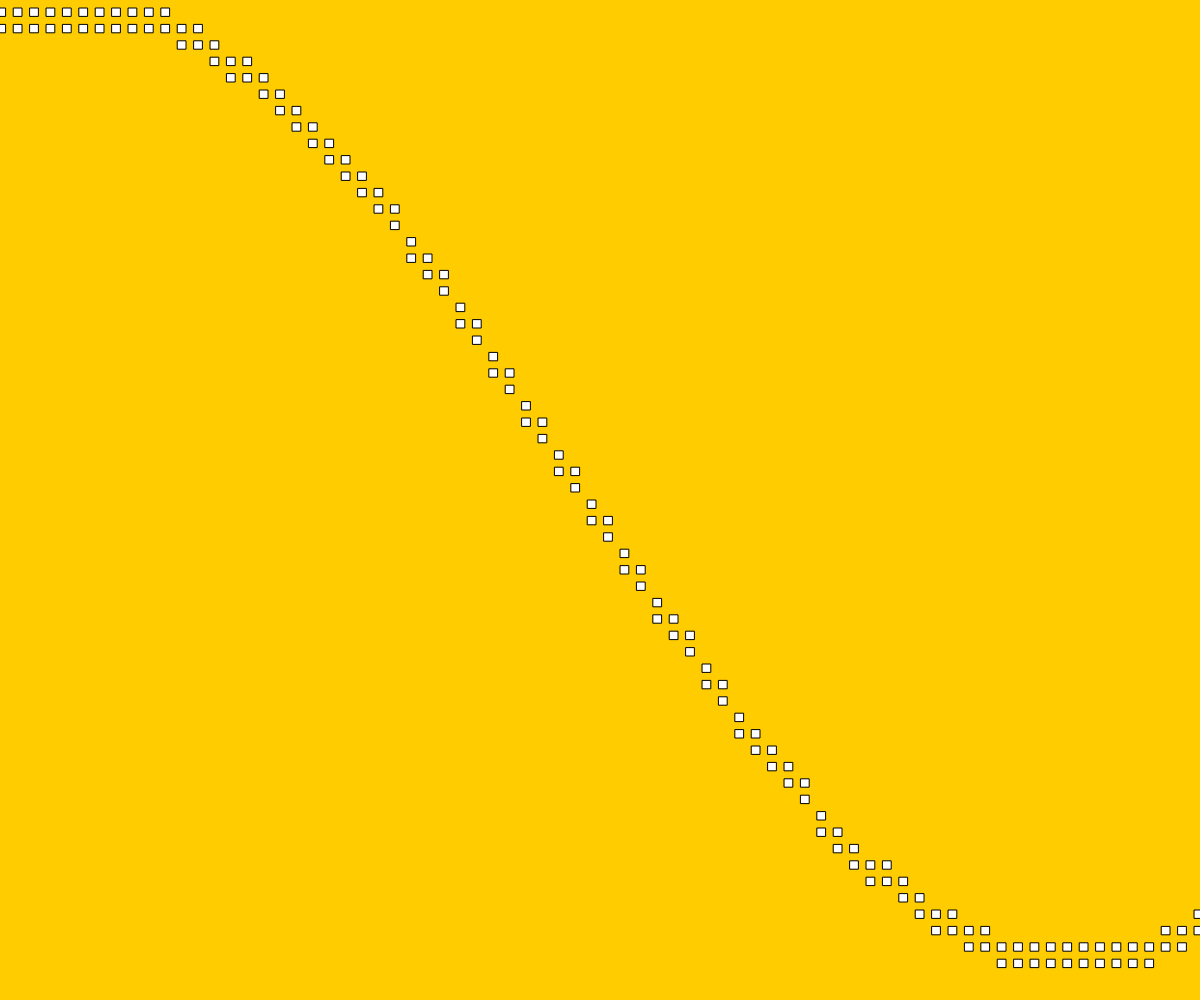
Frame 1 (no input)
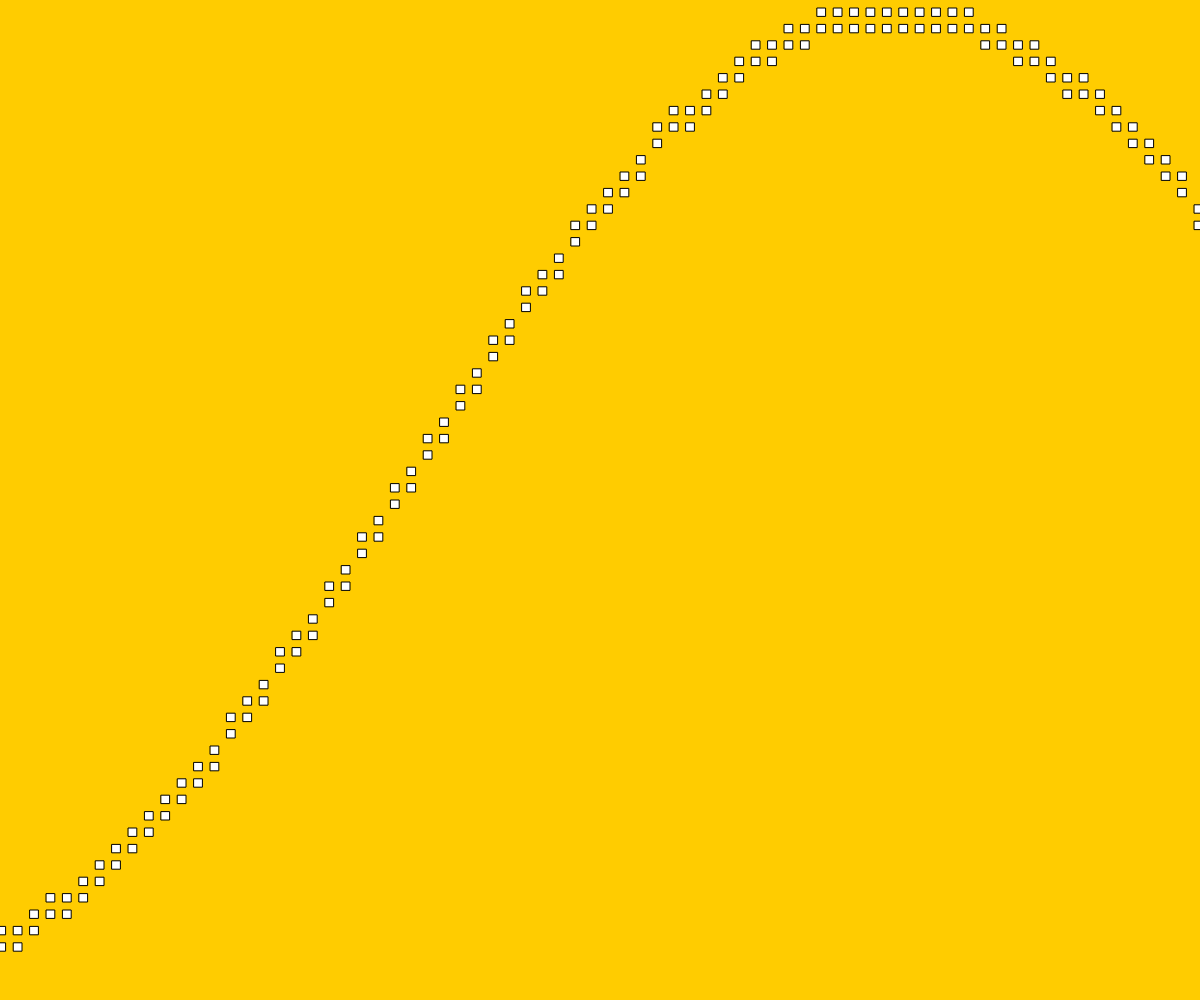
Frame 60 (no input)
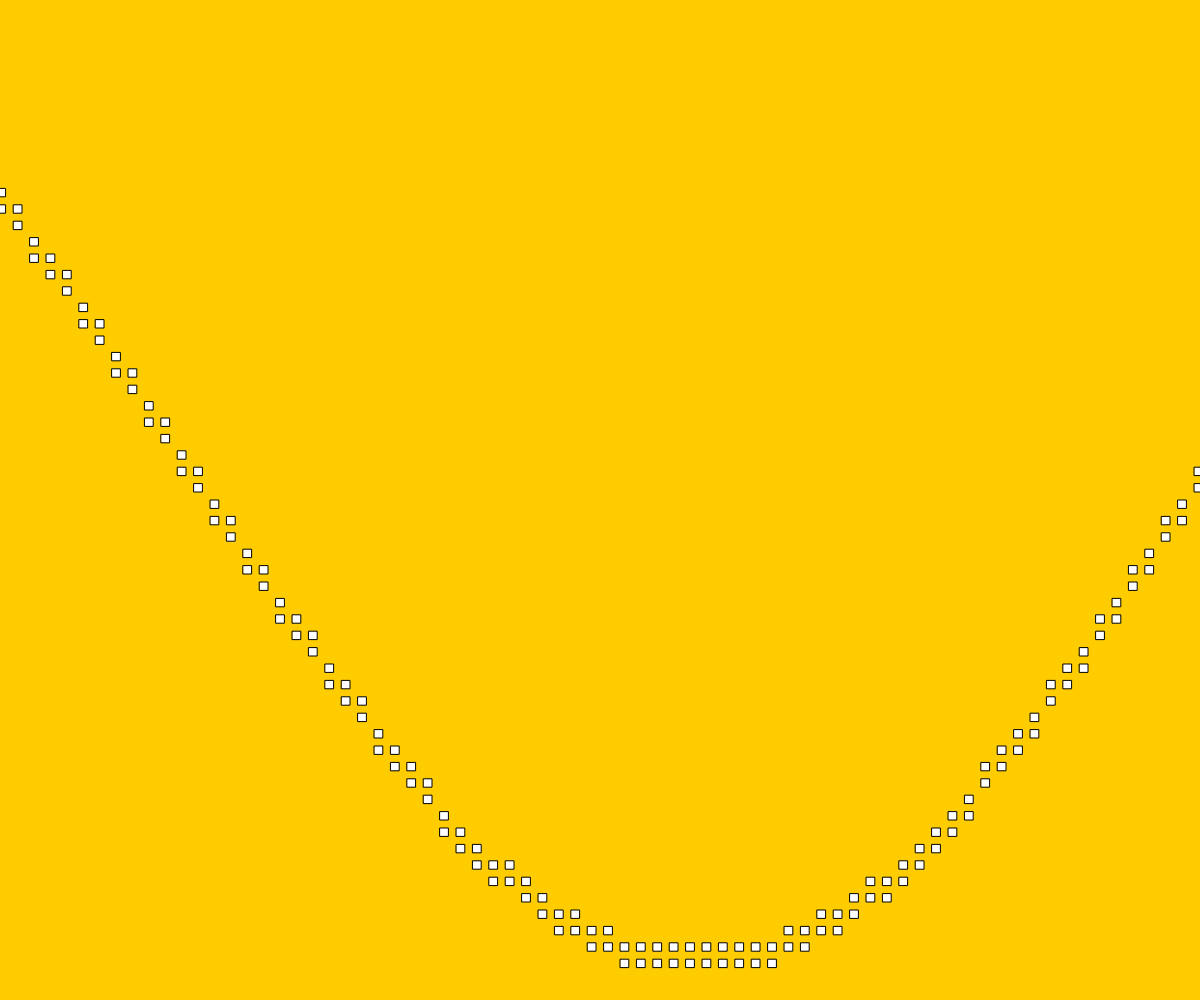
Frame 120 (the mouse pressed at the canvas centre since frame 60)

The p5.js sketch that drew these frames (run headless with seeded random() and noise() and a simulated clock; from frame 60 on, the mouse is pressed at the canvas centre):

// p5.js sketch
// ── sketch.js
function setup() {
  createCanvas(windowWidth, windowHeight);
  frameRate(2**5);
}

function windowResized() {
  resizeCanvas(windowWidth, windowHeight);
}

var tick = 0;

function draw() {

  tileExistsCriteriaFunction = (i, j, iMax, jMax, phase) => {
    // This is just a sin wave to demo, purpose of this is to allow the map to be modified dynamically in the future
    return Math.abs(j - (jMax-2)/2 * (-Math.sin(i*2*Math.PI/(iMax-1) + 2*Math.PI*(phase%100)/100) + 1)) < 1;
  }

  background(255, 204, 0);

  colors = [0xFF0000, 0x00FF00, 0x0000FF];

  tileGapSize = 8;
  tileCountHoriz = 122;
  tileCountVert = 60;
  var tileScale = ((windowHeight - 2*tileGapSize) / tileCountVert) - tileGapSize;
  
  for (var i=0; i<tileCountHoriz; i++) {
     for (var j=0; j<tileCountVert; j++) {

       x = tileScale * i + tileGapSize*(i+1) + ((windowWidth - tileCountHoriz * (tileScale + tileGapSize) - tileGapSize)/2);
       y = tileScale * j + tileGapSize*(j+1);

       if(tileExistsCriteriaFunction(i, j, tileCountHoriz, tileCountVert, frameCount))
        square(x, y, tileScale);

    }
  }

}
// ── gamestate.js
function setGamestateMenu() {

  tileExistsCriteriaFunction = (i, j, iMax, jMax, phase) => {
    // This is just a sin wave to demo, purpose of this is to allow the map to be modified dynamically in the future
    return Math.abs(j - (jMax-2)/2 * (-Math.sin(i*2*Math.PI/(iMax-1) + 2*Math.PI*(phase%100)/100) + 1)) < 3;
  }

  tileGapSize = 3;
  tileCountHoriz = 122;
  tileCountVert = 60;

}

function setGamestateRed() {

  tileExistsCriteriaFunction = (i, j, iMax, jMax, phase) => {
    return Math.abs(jMax/2 - j) < 2;
  }

  tileGapSize = 0;
  tileCountHoriz = 12;
  tileCountVert = 12;

}

function setGamestateGreen() {

  tileExistsCriteriaFunction = (i, j, iMax, jMax, phase) => {
    return true;
  }

  tileGapSize = 0;
  tileCountHoriz = 12;
  tileCountVert = 12;

}

function setGamestateBlue() {

  tileExistsCriteriaFunction = (i, j, iMax, jMax, phase) => {
    return true;
  }

  tileGapSize = 0;
  tileCountHoriz = 12;
  tileCountVert = 12;

}
// ── gui.js
var minimap_size = 10;
var minimap = [];
var minimap_starting_room_obj = new Object();

function set_button_positions() {
  up_button.position(185,66);
  down_button.position(185,301);
  left_button.position(60 ,175);
  right_button.position(300, 175);
}

function generate_minimap() {
  
  for(let i = 0; i < minimap_size; ++i) {
    minimap[i] = [];
    for(let j = 0; j < minimap_size; ++j) {
      minimap[i][j] = 0;
    }
  }
  
  minimap_starting_room_obj.x = Math.floor(Math.random() * 10); 
  minimap_starting_room_obj.y = Math.floor(Math.random() * 10); 
  
  player_pos = Object.assign({}, minimap_starting_room_obj);
  
  minimap[minimap_starting_room_obj.x][minimap_starting_room_obj.y] = 1;
  
  let run = true;
  
  console.log()
  expand(minimap, minimap_starting_room_obj.x, minimap_starting_room_obj.y, 1.5, 0.7);
  
  for(let i = 0; i < minimap_size; ++i) {
    for(let j = 0; j < minimap_size; ++j) {
      if(minimap[i][j] != 0) {
        minimap[i][j] = Math.floor(Math.random() * 3) + 1;
      }
    }
  } 
  
  console.log(minimap);

}

function expand(minimap,i,j,chance, falloff) {
  console.log("vars: " + i + " " + j + " " + chance);
  if (Math.random() > chance) {
    return;
  }

  minimap[i][j] = 1;

  if(j-1 > 0 && minimap[i][j-1] === 0) {
    expand(minimap, i, j-1, chance*falloff, falloff);
  }
  if(j+1 < minimap_size && minimap[i][j+1] === 0 ) {
    expand(minimap, i, j+1, chance*falloff, falloff);
  }
  if(i-1 > 0 && minimap[i-1][j] === 0) {
    expand(minimap, i-1, j, chance*falloff, falloff);
  }
  if(i+1 < minimap_size && minimap[i+1][j] === 0) {
    expand(minimap, i+1, j, chance*falloff, falloff);
  }
}

function draw_menu() {

  fill(color('white'));
  square(windowWidth/2 - windowHeight*3/4/2, windowHeight/2 - windowHeight*3/4/2, windowHeight*3/4, 20);

  fill(color('black'));
  textAlign(CENTER);

  textSize(24);
  text('ROOM TYPE: ' + minimap[player_pos.x][player_pos.y], windowWidth/2, windowHeight/2);
  
}

function draw_minimap() {

  for(let i = 0; i < minimap_size; ++i) {
    for(let j = 0; j < minimap_size; ++j) {

      switch(minimap[i][j]) {

        case 0:
        fill(color('black'));
        break;
        
        case 1:
        fill(color('red'));
        break;
        
        case 2:
        fill(color('blue'));
        break;
        
        case 3:
        fill(color('green'));
        break;
        
      }
      
      square(100+i*20, 100+j*20, 20);
      
    }
  }
  
  fill(color('white'));
  circle(110+player_pos.x*20,110+player_pos.y*20,15);
  
}
  
function draw_progress_bar() {
  var count = 6;
  var increment = windowHeight * 0.8 / count;
  var size = increment * 0.9;
  var padding = windowHeight * 0.1;
  var colorlist = [color("red"),color("orange"),color("yellow"),color("green"),color("blue"),color("purple")]
  var colorsquares = [true, true, true, true, true, true];
  for (let i=0; i<count; i++) {
      fill(color("black"));
      square(windowWidth - increment - 5, increment * i + padding, increment);
      if (colorsquares[i]) {
          fill(colorlist[i]);
          square(windowWidth - increment - 5 + (increment-size)/2, increment * i + padding + (increment-size)/2, size);
      }
  }
}
// ── input.js
var up_button;
var down_button;
var left_button;
var right_button;

function input_setup() {
  iconhtml = '<svg width="1em" height="1em" viewBox="0 0 16 16" class="bi bi-arrow-up" fill="currentColor" xmlns="http://www.w3.org/2000/svg"><path fill-rule="evenodd" d="M8 15a.5.5 0 0 0 .5-.5V2.707l3.146 3.147a.5.5 0 0 0 .708-.708l-4-4a.5.5 0 0 0-.708 0l-4 4a.5.5 0 1 0 .708.708L7.5 2.707V14.5a.5.5 0 0 0 .5.5z"/></svg>'
  btnclass= 'btn btn-dark'
  up_button = createButton('up');
  up_button.addClass(btnclass);
  up_button.html(iconhtml);
  down_button = createButton('down');
  down_button.addClass(btnclass);
  down_button.html('<svg width="1em" height="1em" viewBox="0 0 16 16" class="bi bi-arrow-down" fill="currentColor" xmlns="http://www.w3.org/2000/svg"><path fill-rule="evenodd" d="M8 1a.5.5 0 0 1 .5.5v11.793l3.146-3.147a.5.5 0 0 1 .708.708l-4 4a.5.5 0 0 1-.708 0l-4-4a.5.5 0 0 1 .708-.708L7.5 13.293V1.5A.5.5 0 0 1 8 1z"/></svg>');
  left_button = createButton('left');
  left_button.html('<svg width="1em" height="1em" viewBox="0 0 16 16" class="bi bi-arrow-left" fill="currentColor" xmlns="http://www.w3.org/2000/svg"><path fill-rule="evenodd" d="M15 8a.5.5 0 0 0-.5-.5H2.707l3.147-3.146a.5.5 0 1 0-.708-.708l-4 4a.5.5 0 0 0 0 .708l4 4a.5.5 0 0 0 .708-.708L2.707 8.5H14.5A.5.5 0 0 0 15 8z"/></svg>');
  left_button.addClass(btnclass);
  right_button = createButton('right');
  right_button.html('<svg width="1em" height="1em" viewBox="0 0 16 16" class="bi bi-arrow-right" fill="currentColor" xmlns="http://www.w3.org/2000/svg"><path fill-rule="evenodd" d="M1 8a.5.5 0 0 1 .5-.5h11.793l-3.147-3.146a.5.5 0 0 1 .708-.708l4 4a.5.5 0 0 1 0 .708l-4 4a.5.5 0 0 1-.708-.708L13.293 8.5H1.5A.5.5 0 0 1 1 8z"/></svg>');
  right_button.addClass(btnclass);

  up_button.mousePressed(go_up);
  down_button.mousePressed(go_down);
  left_button.mousePressed(go_left);
  right_button.mousePressed(go_right);
}

function on_key_pressed() {
  let keyIndex = -1;
  if (key == 'w' || keyCode == UP_ARROW) {
    go_up();
  } else if (key == 'a' || keyCode == LEFT_ARROW) {
    go_left();
  } else if (key == 's' || keyCode == DOWN_ARROW) {
    go_down();
  } else if (key == 'd' || keyCode == RIGHT_ARROW) {
    go_right();
  } 

  if (key=='r') {
    generate_minimap();
    draw_level();  
  }

  if (key == '1') {
    setGamestateMenu();
  }

  if (key == '2') {
    setGamestateRed();
  }

  if (key == '3') {
    setGamestateOrange();
  }

  if (key == '4') {
    setGamestateYellow();
  }

  if (key == '5') {
    setGamestateGreen();
  }

  if (key == '6') {
    setGamestateBlue();
  }

  if (key == '7') {
    setGamestatePurple();
  }

  if (key == '0') {
    die();
  }

}
// ── level.js
var tileExistsCriteriaFunction;
var tileGapSize;
var tileCountHoriz;
var tileCountVert;
// define colors
var black = [0,0,0];
var b = [0,255,0];
var teal = [0,128,128];
var orange = [255,165,0];
var white = [255,255,255];
var r = [255,0,0];
var g = [0,255,0];
var brown = [165,42,42];
var yellow = [255,2550,0];
var purple = [128,0,128];
var grey = [100,100,100];
var colors = [black, white, g,grey,orange,yellow,purple,teal,r,b];
var cols, rows;
var scl = 40;
function draw_level() {

  cols = floor(width/scl)
  rows = floor(height/scl)
  
  background(255);
  var yoff=0;
  for(let y=0;y<rows;y++){
    var xoff=0;
    for(var x=0;x<cols;x++){
      // var index = (x+y *width)*4;
      var r = Math.floor(noise(xoff, yoff) *9);
    
      xoff+=.1;
      
      fill(colors[r][0],colors[r][1],colors[r][2],);
      rect(x*scl, y*scl, scl, scl);
    }
    yoff+=.1;
    
  }
  // for (var i=0; i<tileCountHoriz; i++) {
  //   for (var j=0; j<tileCountVert; j++) {

  //     x = tileScale * i + tileGapSize*(i+1) + ((windowWidth - tileCountHoriz * (tileScale + tileGapSize) - tileGapSize)/2);
  //     y = tileScale * j + tileGapSize*(j+1);

  //     fill(color(colors[(i+j)%(colors.length)]));

  //     if(tileExistsCriteriaFunction(i, j, tileCountHoriz, tileCountVert, frameCount))
  //       square(x, y, tileScale);

  //   }
  // }

}
// ── player.js
var player_pos;
var player_inv = new Object();

function init_inv() {
  player_inv.red = false;
  player_inv.orange = false;
  player_inv.yellow = false;
  player_inv.green = false;
  player_inv.blue = false;
  player_inv.violet = false;
}

function add_current_color_to_inv() {
	player_inv[minimap[player_pos.x][player_pos.y]] = true;
}

function go_up() {
  if(player_pos.y - 1 < 0)
    return;
  if(minimap[player_pos.x][player_pos.y - 1] == 0)
    return;
  draw_level();  
  add_current_color_to_inv();
  player_pos.y -= 1;
}

function go_down() {
  if(player_pos.y + 1 >= minimap_size)
    return;
  if(minimap[player_pos.x][player_pos.y + 1] == 0)
    return;
  draw_level();
  add_current_color_to_inv();
  player_pos.y += 1;
}

function go_left() {
  if(player_pos.x - 1 < 0)
    return;
  if(minimap[player_pos.x - 1][player_pos.y] == 0)
    return;
  draw_level();
  add_current_color_to_inv();
  player_pos.x -= 1;
}

function go_right() {
  if(player_pos.x + 1 >= minimap_size)
    return;
  if(minimap[player_pos.x + 1][player_pos.y] == 0)
    return;
  draw_level();
  add_current_color_to_inv();
  player_pos.x += 1;
}

function die() {
  player_pos.x = minimap_starting_room_obj.x;
  player_pos.y = minimap_starting_room_obj.y;
}
// ── setup.js
function make_map() {
  
  for(let i = 0; i < map_size; ++i) {
    map[i] = [];
    for(let j = 0; j < map_size; ++j) {
      map[i][j] = 0;
    }
  }
  
  starting_room.x = Math.floor(Math.random() * 10); 
  starting_room.y = Math.floor(Math.random() * 10); 
  
  player_pos = Object.assign({}, starting_room);
  
  map[starting_room.x][starting_room.y] = 1;
  
  let run = true;
  
  while(run) {
    run = false;
    for(let i = 0; i < map_size; ++i) {
      for(let j = 0; j < map_size; ++j) {
        if(map[i][j] === 1) {
          run = true;
          map[i][j] = 2;
          if(j-1 > 0 && map[i][j-1] === 0 && Math.random() < 0.4) {
            map[i][j-1] = 1;
          }
          if(j+1 < map_size && map[i][j+1] === 0 && Math.random() < 0.4) {
            map[i][j+1] = 1;
          }
          if(i-1 > 0 && map[i-1][j] === 0 && Math.random() < 0.4) {
            map[i-1][j] = 1;
          }
          if(i+1 < map_size && map[i+1][j] === 0 && Math.random() < 0.4) {
            map[i+1][j] = 1;
          }
        }
      }
    }
  }
  
  for(let i = 0; i < map_size; ++i) {
    for(let j = 0; j < map_size; ++j) {
      if(map[i][j] != 0) {
        map[i][j] = Math.floor(Math.random() * 3) + 1;
      }
    }
  }
  
  console.log(map);

}
// ── style.css
body {
    padding: 0;
    margin: 0;
    overflow: hidden;
}

/* button {
    height: 45px;
    width: 110px;
    text-transform: uppercase;
    font-family: Arial, Helvetica, sans-serif;
    font-weight: bold;
    font-size: 18pt;
    background-color: #445;
    border-radius: 2em;
    border-color: red;
    color: #FFF;
} */

button:focus {
    outline:none;
}
